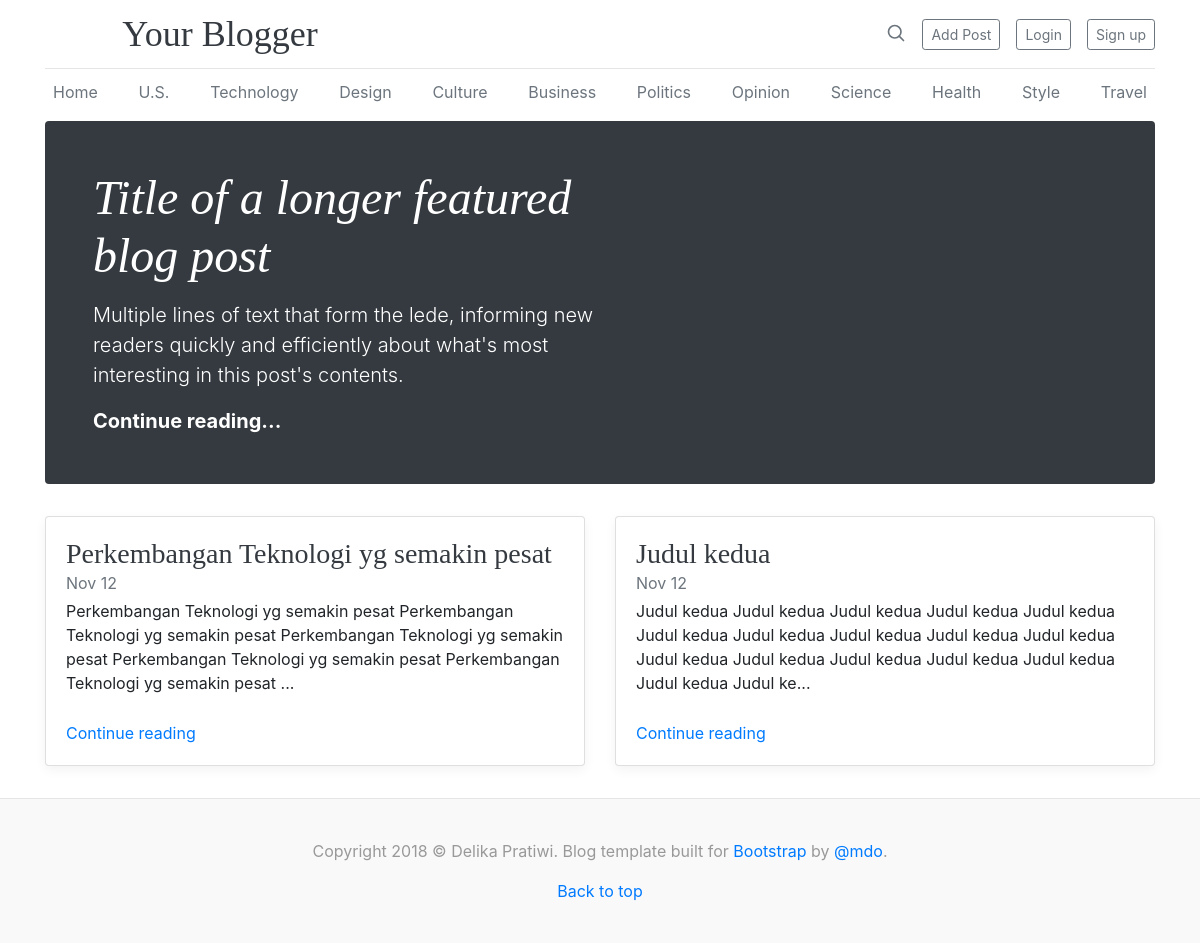
/index.php/main, run on the app's committed database.
### tables this page shows
CREATE TABLE `thread` (
  `ID` int(11) NOT NULL AUTO_INCREMENT,
  `TITLE` varchar(100) NOT NULL,
  `TEXT` text NOT NULL,
  PRIMARY KEY (`ID`)
);

### application/controllers/main.php (called while the page is built, shortened)
<?php
class Main extends CI_Controller {
	public function __construct()
    {
        $this->load->model('main_model');
    }
	public function index()
	{
		$data['post'] = $this->main_model->getAllData()->result();
		$this->load->view('main', $data);
	}
}

### index.php (called while the page is built, shortened)
<?php
require_once BASEPATH.'core/CodeIgniter.php';

### application/models/main_model.php (called while the page is built, shortened)
<?php
Class Main_model extends CI_Model
{
    function getAllData()
    {
        $this->db->select('*');
        $this->db->from('thread');
        return $this->db->get();
    }
}
?>

### application/views/main.php (the view, shortened to what this page needs)
<!doctype html>
<html lang="en">
  <head>
    <link href="<?php echo base_url();?>assets/css/bootstrap.min.css" rel="stylesheet">
    <link href="<?php echo base_url();?>assets/css/blog.css" rel="stylesheet">
  </head>
  <body>
    <div class="container">
      <header class="blog-header py-3">
        <div class="row flex-nowrap justify-content-between align-items-center">
          <div class="col-4 text-center">
            <a class="blog-header-logo text-dark" href="#">Your Blogger</a>
          </div>
          <div class="col-4 d-flex justify-content-end align-items-center">
            <a class="text-muted" href="#">
              <svg xmlns="http://www.w3.org/2000/svg" width="20" height="20" viewBox="0 0 24 24" fill="none" stroke="currentColor" stroke-width="2" stroke-linecap="round" stroke-linejoin="round" class="mx-3"><circle cx="10.5" cy="10.5" r="7.5"></circle><line x1="21" y1="21" x2="15.8" y2="15.8"></line></svg>
            </a>
            <a class="btn btn-sm btn-outline-secondary" data-toggle="modal" data-target="#myModalpo" href="#">Add Post</a>&emsp;
            <a class="btn btn-sm btn-outline-secondary" data-toggle="modal" data-target="#myModal" href="#">Login</a>&emsp;
            <a class="btn btn-sm btn-outline-secondary" data-toggle="modal" data-target="#myModalSignup" href="#">Sign up</a>
          </div>
        </div>
      </header>
      <div class="nav-scroller py-1 mb-2">
        <nav class="nav d-flex justify-content-between">
          <a class="p-2 text-muted" href="<?php echo base_url('index.php/main/');?>">Home</a>
          <a class="p-2 text-muted" href="#">U.S.</a>
          <a class="p-2 text-muted" href="#">Technology</a>
          <a class="p-2 text-muted" href="#">Design</a>
          <a class="p-2 text-muted" href="#">Culture</a>
          <a class="p-2 text-muted" href="#">Business</a>
          <a class="p-2 text-muted" href="#">Politics</a>
          <a class="p-2 text-muted" href="#">Opinion</a>
          <a class="p-2 text-muted" href="#">Science</a>
          <a class="p-2 text-muted" href="#">Health</a>
          <a class="p-2 text-muted" href="#">Style</a>
          <a class="p-2 text-muted" href="#">Travel</a>
        </nav>
      </div>
      <div class="jumbotron p-3 p-md-5 text-white rounded bg-dark">
        <div class="col-md-6 px-0">
          <h1 class="display-4 font-italic">Title of a longer featured blog post</h1>
          <p class="lead my-3">Multiple lines of text that form the lede, informing new readers quickly and efficiently about what's most interesting in this post's contents.</p>
          <p class="lead mb-0"><a href="#" class="text-white font-weight-bold">Continue reading...</a></p>
        </div>
      </div>
      <div class="row mb-2">
        <?php foreach($post as $row){
          ?>
        <div class="col-md-6">
          <div class="card flex-md-row mb-4 box-shadow h-md-250">
            <div class="card-body d-flex flex-column align-items-start">
              <h3 class="mb-0">
                <a class="text-dark" href="#"><?php echo $row->TITLE;?></a>
              </h3>
              <div class="mb-1 text-muted">Nov 12</div>
              <p class="card-text mb-auto"><?php echo substr($row->TEXT,0,200)."..."; ?></p>
              <a href="<?php echo base_url('index.php/main/get_thread_by_id/'.$row->ID)?>">Continue reading</a>
            </div>
          </div>
        </div>
          <?php } ?>
      </div>
    </div>
    <footer class="blog-footer">
      <p>Copyright 2018 &copy; Delika Pratiwi. Blog template built for <a href="https://getbootstrap.com/">Bootstrap</a> by <a href="https://twitter.com/mdo">@mdo</a>.</p>
      <p>
        <a href="#">Back to top</a>
      </p>
    </footer>
  </body>
</html>

### assets/css/blog.css (style rules this page uses)
.blog-header { line-height: 1; border-bottom: 1px solid #e5e5e5; }
.blog-header-logo { font-family: "Playfair Display", Georgia, "Times New Roman", serif; font-size: 2.25rem; }
h1, h2, h3, h4, h5, h6 { font-family: "Playfair Display", Georgia, "Times New Roman", serif; }
.display-4 { font-size: 2.5rem; }
@media (min-width: 768px) { .display-4 { font-size: 3rem; } }
.nav-scroller { position: relative; z-index: 2; height: 2.75rem; overflow-y: hidden; }
.nav-scroller .nav { display: -ms-flexbox; display: flex; -ms-flex-wrap: nowrap; flex-wrap: nowrap; padding-bottom: 1rem; margin-top: -1px; overflow-x: auto; text-align: center; white-space: nowrap; -webkit-overflow-scrolling: touch; }
@media (min-width: 768px) { .h-md-250 { height: 250px; } }
.box-shadow { box-shadow: 0 .25rem .75rem rgba(0, 0, 0, .05); }
.blog-footer { padding: 2.5rem 0; color: #999; text-align: center; background-color: #f9f9f9; border-top: .05rem solid #e5e5e5; }
.blog-footer p:last-child { margin-bottom: 0; }

### data on the page
thread: TITLE "Perkembangan Teknologi yg semakin pesat", TEXT "Perkembangan Teknologi yg semakin pesat Perkembangan Teknologi yg semakin pesat Perkembangan Teknologi yg semakin pesat Perkembangan Teknologi yg semakin pesat Perkembangan Teknologi yg semakin pesat"
thread: TITLE "Judul kedua", TEXT "Judul kedua Judul kedua Judul kedua Judul kedua Judul kedua Judul kedua Judul kedua Judul kedua Judul kedua Judul kedua Judul kedua Judul kedua Judul kedua Judul kedua Judul kedua Judul kedua Judul ke"
